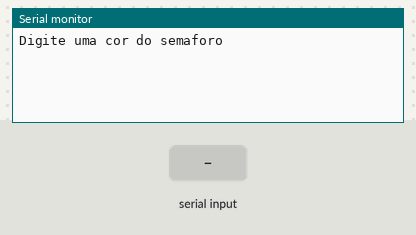
Recording of a sketch running on a simulated Arduino Uno, built with avr-gcc and run on an emulated ATmega328P. On the bench: the last lines printed to the serial monitor. The inputs (shaded band) are chosen by the test bench.

Above: at 1.2 s.
1.3 s: "Vermelho" received over Serial
At 3.1 s:
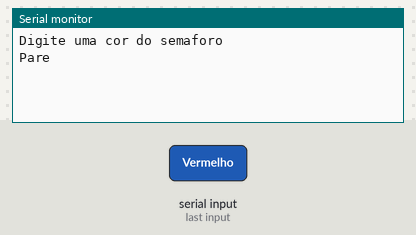
3.8 s: "Verde" received over Serial
At 5.2 s:
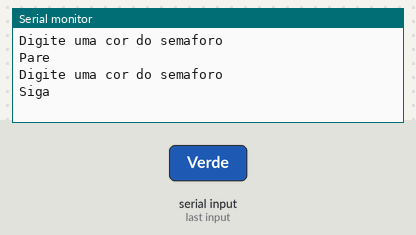

The sketch:

exerc_cio_2_30_041.ino
```cpp
// C++

String cor = "";

void setup()
{
  Serial.begin (9600);
}

void loop()
{
Serial.println ("Digite uma cor do semaforo");
  while ( !Serial.available ());
 cor = Serial.readString();


  if ( cor == "Vermelho" ){
    Serial.println("Pare");}


  if (cor == "Verde") {
    Serial.println ("Siga");}

  Serial.println ();

  delay(1000);
}
```

Measured:
- after the input at 1.3 s, the serial monitor: prints a new line after 1.0 s (image 1)
- after the input at 3.8 s, the serial monitor: prints a new line after 1.0 s (image 2)
